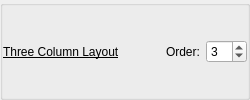
               <widget class="QGroupBox" name="groupBox_27">
                <property name="title">
                 <string/>
                </property>
                <property name="flat">
                 <bool>true</bool>
                </property>
                <layout class="QGridLayout" name="gridLayout_23">
                 <property name="leftMargin">
                  <number>0</number>
                 </property>
                 <property name="topMargin">
                  <number>1</number>
                 </property>
                 <property name="rightMargin">
                  <number>0</number>
                 </property>
                 <property name="bottomMargin">
                  <number>1</number>
                 </property>
                 <property name="verticalSpacing">
                  <number>0</number>
                 </property>
                 <item row="0" column="2">
                  <spacer name="horizontalSpacer_18">
                   <property name="orientation">
                    <enum>Qt::Orientation::Horizontal</enum>
                   </property>
                   <property name="sizeHint" stdset="0">
                    <size>
                     <width>40</width>
                     <height>20</height>
                    </size>
                   </property>
                  </spacer>
                 </item>
                 <item row="0" column="1">
                  <widget class="QLabel" name="label_37">
                   <property name="font">
                    <font>
                     <italic>false</italic>
                     <bold>false</bold>
                     <underline>true</underline>
                    </font>
                   </property>
                   <property name="text">
                    <string>Three Column Layout</string>
                   </property>
                  </widget>
                 </item>
                 <item row="0" column="4">
                  <widget class="QSpinBox" name="kcfg_threeColumnLayoutOrder">
                   <property name="font">
                    <font>
                     <italic>false</italic>
                     <bold>false</bold>
                     <underline>false</underline>
                    </font>
                   </property>
                   <property name="toolTip">
                    <string>&lt;html&gt;&lt;head/&gt;&lt;body&gt;&lt;p&gt;0 - to disable&lt;/p&gt;&lt;/body&gt;&lt;/html&gt;</string>
                   </property>
                   <property name="maximum">
                    <number>12</number>
                   </property>
                   <property name="value">
                    <number>3</number>
                   </property>
                  </widget>
                 </item>
                 <item row="0" column="3">
                  <widget class="QLabel" name="label_47">
                   <property name="font">
                    <font>
                     <italic>false</italic>
                     <bold>false</bold>
                     <underline>false</underline>
                    </font>
                   </property>
                   <property name="text">
                    <string>Order:</string>
                   </property>
                  </widget>
                 </item>
                </layout>
               </widget>
